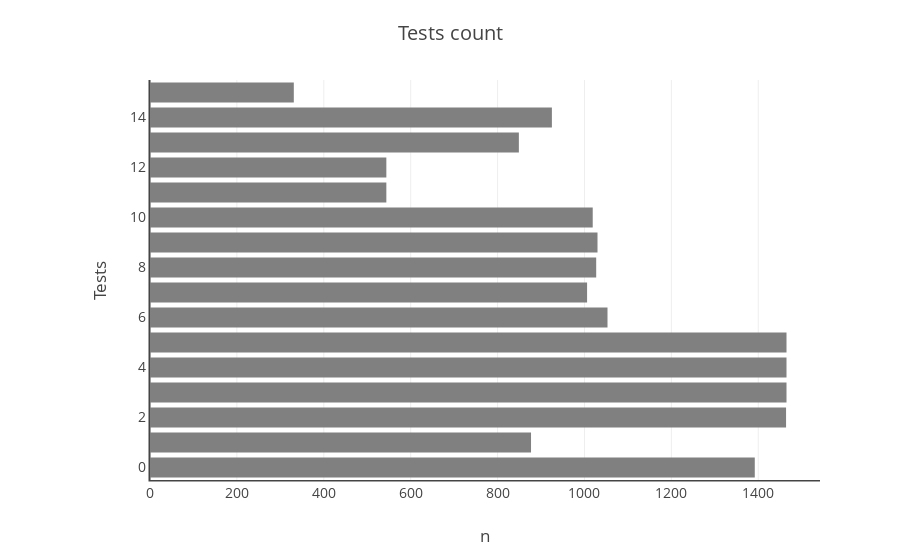

Notebook code for this chart:
### Code cell
test_count_bar = plot_count_bar(
    df_tidy, 'test', title='Tests count', xtitle='n', ytitle='Tests')
py.iplot(test_count_bar, filename='mvc/test_count_bar')

### Figure 1 — Plotly figure (JSON) as saved in the notebook; plotly's stock layout.template omitted (floating-point values rounded to 4 significant figures)
{"data": [{"marker": {"color": "grey"}, "orientation": "h", "type": "bar", "x": [1392, 877, 1464, 1465, 1465, 1465, 1053, 1006, 1027, 1030, 1019, 544, 544, 849, 925, 331], "y": null}], "layout": {"font": {"size": 14}, "hovermode": "closest", "margin": {"b": 80, "l": 150, "pad": 0, "r": 80, "t": 80}, "title": "Tests count", "xaxis": {"linewidth": 1.5, "showline": true, "title": "n"}, "yaxis": {"linewidth": 1.5, "nticks": 16, "showline": true, "title": "Tests"}}}
